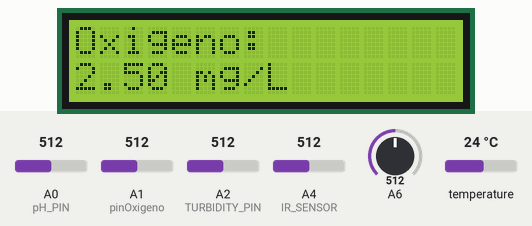
Recording of a program running on a simulated Arduino Uno, built with avr-gcc and run on an emulated ATmega328P. Parts: 16×2 character LCD. The inputs (shaded band) are chosen by the test bench; at power-on: temperature 24 °C, A0 (pH_PIN) = 512, A4 (IR_SENSOR) = 512, A1 (pinOxigeno) = 512, A2 (TURBIDITY_PIN) = 512, A6 = 512. What the program prints to the serial monitor is not drawn.

Above: at 1.2 s.
1.3 s: temperature set to 12 °C
At 5.0 s:
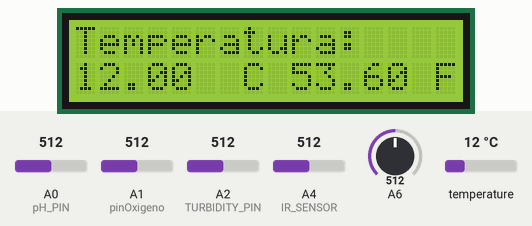
14.4 s: A0 (pH_PIN) set to 716
20.4 s: temperature set to 19 °C
At 24.1 s:
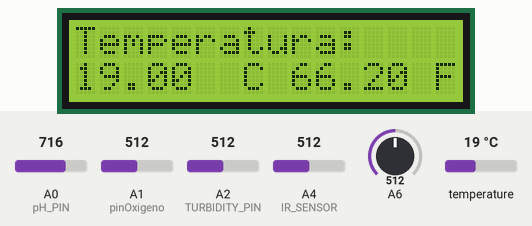
27.3 s: A4 (IR_SENSOR) set to 810
At 32.1 s:
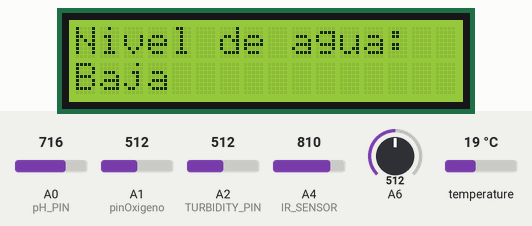
36.3 s: A1 (pinOxigeno) set to 716
At 39.3 s:
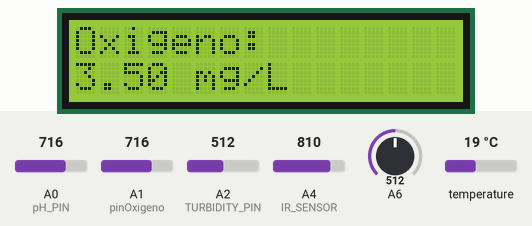
43.1 s: A2 (TURBIDITY_PIN) set to 716
At 49.1 s:
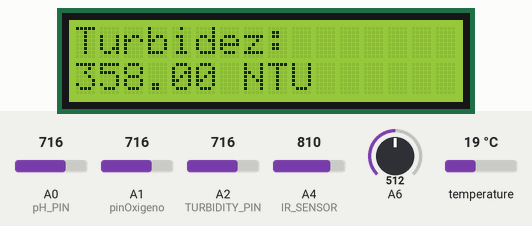
Timing chart, 0 to 50.6 s (numbered marks = the images above; inputs shaded):
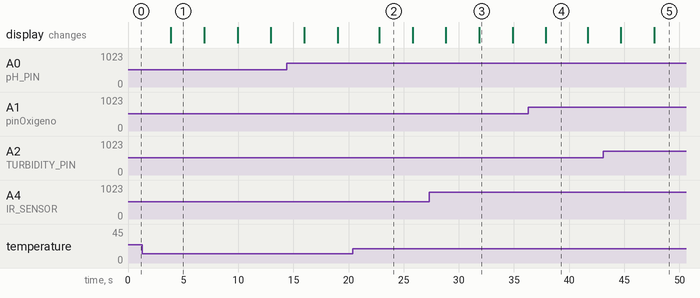

The program:

main.cpp
```cpp
  #include <OneWire.h>
  #include <DallasTemperature.h>
  #include <Wire.h>
  #include <LiquidCrystal_I2C.h>
  #include "GravityTDS.h"

  #define pinOxigeno A1 // Pin analógico para el sensor de oxígeno
  #define pH_PIN A0  // Pin analógico para el sensor de pH
  #define ONE_WIRE_BUS A3  // Pin analógico para el sensor de temperatura
  #define TURBIDITY_PIN A2 // Pin analógico para el sensor de turbidez
  #define IR_SENSOR A4 // Pin analógico para el sensor infrarrojo
  #define TdsSensorPin 6 // Pin digital para el sensor de TDS

  // Variables globales
  float valorOxigeno = 0;
  float mgL = 0;
  float temperature = 25, tdsValue = 0;
  float pHValue = 0; // Variable para almacenar el valor del pH

  // Variables de ajuste para el sensor de pH
  const float VREF = 5.0; // Voltaje de referencia del Arduino
  const float PH_SENSITIVITY = 0.18; // Sensibilidad del sensor (mV/pH)
  const float PH_NEUTRAL_VOLTAGE = 2.5; // Voltaje para pH 7.00 - ajusta según la documentación

  OneWire oneWire(ONE_WIRE_BUS);
  LiquidCrystal_I2C lcd(0x27, 16, 2);
  DallasTemperature sensors(&oneWire);
  GravityTDS gravityTds;

  void setup() {
    sensors.begin();
    Serial.begin(9600);
    lcd.begin(16, 2);
    lcd.backlight();
    pinMode(pinOxigeno, INPUT);
    pinMode(TURBIDITY_PIN, INPUT);
    pinMode(IR_SENSOR, INPUT);
    gravityTds.setPin(TdsSensorPin);
    gravityTds.setAref(5.0);  // Voltaje de referencia en el ADC
    gravityTds.setAdcRange(1024);  // 1024 para ADC de 10 bits
    gravityTds.begin();  // Inicialización del sensor TDS

  }

  void mostrarOxigeno();
  void mostrarTemperatura();
  void mostrarPH();
  void mostrarTurbidez();
  void mostrarNivelAgua();
  void mostrarTDS();

  void loop() {
    mostrarOxigeno();
    mostrarTemperatura();
    mostrarPH();
    mostrarTurbidez();
    mostrarNivelAgua();
    mostrarTDS();
  }

  void mostrarOxigeno() {
    valorOxigeno = analogRead(pinOxigeno);
    mgL = valorOxigeno * (5.0 / 1023.0); // Ajusta según la calibración del sensor

    lcd.clear();
    lcd.setCursor(0, 0);
    lcd.print("Oxigeno:");
    lcd.setCursor(0, 1);
    lcd.print(mgL, 2);
    lcd.print(" mg/L");

    Serial.print("Oxigeno: ");
    Serial.print(mgL);
    Serial.println(" mg/L");

    delay(3000);
  }

void mostrarTemperatura() {
  sensors.requestTemperatures();
  temperature = sensors.getTempCByIndex(0);  // Actualiza la temperatura global
  float tempF = (temperature * 9.0) / 5.0 + 32.0;

  lcd.clear();
  lcd.setCursor(0, 0);
  lcd.print("Temperatura:");
  lcd.setCursor(0, 1);
  lcd.print(temperature);
  lcd.setCursor(7, 1);
  lcd.print("C");
  lcd.setCursor(9, 1);
  lcd.print(tempF);
  lcd.setCursor(15, 1);
  lcd.print("F");

  Serial.print("Temperatura: ");
  Serial.print(temperature);
  Serial.print(" C / ");
  Serial.print(tempF);
  Serial.println(" F");

  delay(3000);
}

void mostrarTDS() {
  gravityTds.setTemperature(temperature);  // Usa la temperatura actualizada
  gravityTds.update();
  tdsValue = gravityTds.getTdsValue();

  lcd.clear();
  lcd.setCursor(0, 0);
  lcd.print("TDS:");
  lcd.setCursor(0, 1);
  lcd.print(tdsValue, 0);
  lcd.print(" ppm");

  Serial.print("TDS (ppm): ");
  Serial.println(tdsValue);

  delay(3000);
}


  void mostrarPH() {
    int pHReading = analogRead(pH_PIN);
    float voltage = (pHReading / 1023.0) * VREF;
    pHValue = (voltage - PH_NEUTRAL_VOLTAGE) / PH_SENSITIVITY + 7.0;

    lcd.clear();
    lcd.setCursor(0, 0);
    lcd.print("pH:");
    lcd.setCursor(0, 1);
    lcd.print(pHValue, 2);

    Serial.print("pH: ");
    Serial.println(pHValue);

    delay(3000);
  }

  void mostrarTurbidez() {
    int turbidityValue = analogRead(TURBIDITY_PIN);
    float ntuValue = turbidityValue * 0.5;  // Suponiendo que cada unidad de lectura es 0.5 NTU

    lcd.clear();
    lcd.setCursor(0, 0);
    lcd.print("Turbidez:");
    lcd.setCursor(0, 1);
    lcd.print(ntuValue);
    lcd.print(" NTU");

    Serial.print("Turbidez (NTU): ");
    Serial.println(ntuValue);

    delay(3000);
  }

  void mostrarNivelAgua() {
    int irValue = analogRead(IR_SENSOR);

    lcd.clear();
    lcd.setCursor(0, 0);
    lcd.print("Nivel de agua:");
    lcd.setCursor(0, 1);
    lcd.print(irValue < 800 ? "Alta        " : "Baja        ");

    Serial.print("Nivel de agua: ");
    Serial.println(irValue < 800 ? "Alta" : "Baja");

    delay(3000);
  }
```

Measured:
- after the input at 27.3 s, the display: first differs from a run without the input after 4.6 s (image 3)
- what the display in image 1 shows lasts 3.0 s, from 3.9 s to 6.9 s
- what the display in image 4 shows lasts 3.8 s, from 37.9 s to 41.7 s
